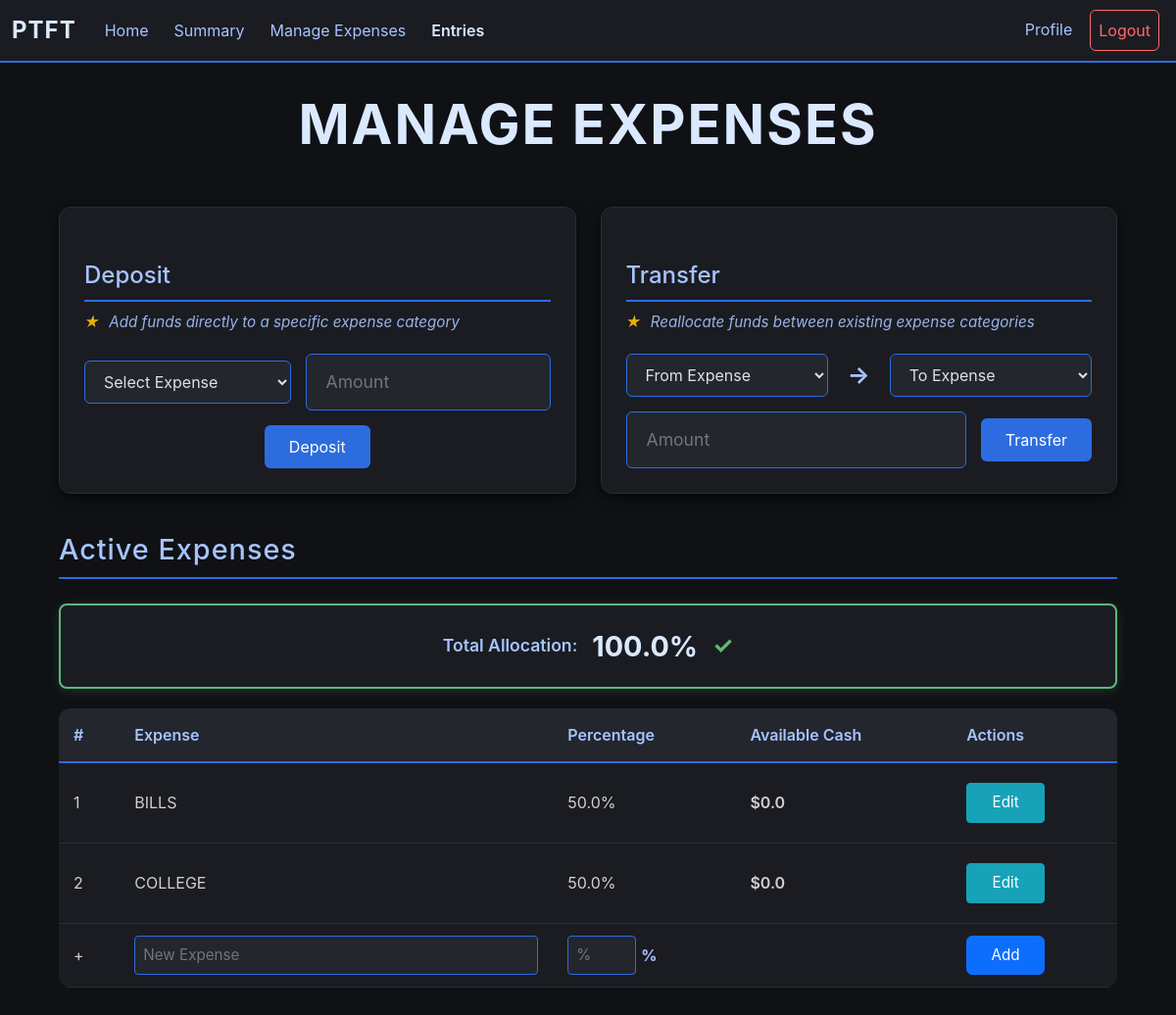
The app's page /expenses (signed in) with its own data.
### app/models.py (models this page shows, shortened)
class Expenses(db.Model):        #Stores all expense category per user
    id = db.Column(db.Integer, primary_key = True)
    user_id = db.Column(db.Integer, db.ForeignKey("user.id"))
    name = db.Column(db.String(25))
    percentage = db.Column(db.Float)
    status = db.Column(db.Boolean, default = True)      #Archive Status
    deleted = db.Column(db.Boolean, default = False)
    savings = db.Column(db.Float, default = 0.0)
    earnings = db.Column(db.Float, default = 0.0)
    spendings = db.Column(db.Float, default = 0.0)
    transferred = db.Column(db.Float, default = 0.0)
    balance = db.Column(db.Float, default = 0.0)
    credit_balance = db.Column(db.Float, default = 0.0)

### app/routes/expense.py (the view)
@expense.route("/expenses", methods = ["GET"])
def expenses():
    if helper.check_login():
        active_expenses = {}
        inactive_expenses = {}
        expense_data = {}       #Links expense id to total savings {expense_id: amount saved}
        snaps = Exp_Snap.query.filter_by(user_id = session["user_id"]).all()
        deposits = Transaction.query.filter_by(user_id = session["user_id"], deposit_status = True).all()
        expenses = Expenses.query.filter_by(user_id = session["user_id"]).all()
        for snap in snaps:      #Calculates net total from snapshots
            expense_data[snap.expense_id] = expense_data.get(snap.expense_id, 0.0) + (snap.expense_earnings - snap.total_spending)
        for deposit in deposits:        #Calculates total deposits per expense
            expense_data[deposit.expense_id] = expense_data.get(deposit.expense_id, 0.0) + deposit.amount
        for expense in expenses:        #Separates expense types between archived and unarchived
            if expense.status:
                active_expenses[expense] = round(expense_data.get(expense.id, 0.0), 2)
            else:
                inactive_expenses[expense] = round(expense_data.get(expense.id, 0.0), 2)
        allocation_check = [0, True]
        for expense in active_expenses:
            allocation_check[0] += expense.percentage
        if allocation_check[0] !=100:
            allocation_check[1] = False
        all_expenses = list(active_expenses.keys()) + list(inactive_expenses.keys())
        deposits = Transaction.query.filter_by(user_id = session["user_id"], deposit_status = True).all()
        return render_template("expenses.html", active_expenses = active_expenses, inactive_expenses = inactive_expenses, status = allocation_check, all_expenses = all_expenses, deposits = deposits)
    else:
        return redirect(url_for("user.login"))

### app/helper.py (called while the page is built)
def check_login():
    return "user_id" in session

### app/templates/expenses.html (shortened to what this page needs)
{% extends "budget_base.html"%}
{% block content %}
<div class="expense-container">
    <h1 class="main-title">MANAGE EXPENSES</h1>
    <div class="function-sections">
        {% if active_expenses %}
        <div class="function-section">
            <h2 class="function-title">Deposit</h2>
            <p class="function-helper-text"><span class="tip-star">★</span> Add funds directly to a specific expense category</p>
            <form action="/deposit" method="POST" class="inline-form">
                <select name="expense_id" required>
                    <option value="">Select Expense</option>
                </select>
                <div class="input-wrapper">
                    <input type="number" step="0.01" name="amount" placeholder="Amount" min="0" required>
                </div>
                <button type="submit" class="form-btn">Deposit</button>
            </form>
        </div>
        <div class="function-section">
            <h2 class="function-title">Transfer</h2>
            <p class="function-helper-text"><span class="tip-star">★</span> Reallocate funds between existing expense categories</p>
            <form action="/reallocate" method="POST" class="inline-form">
                <select name="from_expense" required>
                    <option value="">From Expense</option>
                </select>
                <span class="arrow">→</span>
                <select name="to_expense" required>
                    <option value="">To Expense</option>
                </select>
                <div class="input-wrapper">
                    <input type="number" step="0.01" name="amount" placeholder="Amount" min="0" required>
                </div>
                <button type="submit" class="form-btn">Transfer</button>
            </form>
        </div>
      {% endif %}
    </div>
    <h1 class="section-title">Active Expenses</h1>
    <div class="status-display-compact {% if status[1] %}status-perfect{% else %}status-error{% endif %}">
        <div class="status-compact-content">
            <span class="status-label">Total Allocation:</span>
            <span class="status-percentage-compact">{{status[0]}}%</span>
            {% if status[1] %}
                <span class="status-icon-compact perfect">✓</span>
            {% else %}
                <span class="status-icon-compact error">✗</span>
            {% endif %}
        </div>
    </div>
    <table class="expense-table">
        <thead>
            <tr>
                <th>#</th>
                <th>Expense</th>
                <th>Percentage</th>
                <th>Available Cash</th>
                <th>Actions</th>
            </tr>
        </thead>
        <tbody>
            {% for active_expense in active_expenses %}
            <tr class="log-row" data-row-id="active-{{active_expense.id}}">
                <td>{{loop.index}}</td>
                <td>
                    <div class="display-mode">
                        <span class="display-text">{{active_expense.name}}</span>
                    </div>
                </td>
                <td>
                    <div class="display-mode">
                        <span class="display-text">{{active_expense.percentage}}%</span>
                    </div>
                </td>
                <td class="cash-cell">${{active_expenses[active_expense]}}</td>
                <td>
                    <div class="display-mode">
                        <button class="btn btn-dark btn-info btn-sm edit-toggle-btn" onclick="toggleEdit('active-{{active_expense.id}}')">Edit</button>
                    </div>
                </td>
            </tr>
            {% endfor %}
            <tr class="add-row">
                <form action="/add_expense" method="POST">
                    <td>+</td>
                    <td><input type="text" name="expense_name" placeholder="New Expense" class="table-input" required></td>
                    <td>
                        <div class="percent-wrapper">
                            <input type="number" name="percent" placeholder="%" class="table-input percent-input" required>
                            <span class="percent-symbol">%</span>
                        </div>
                    </td>
                    <td></td>
                    <td><button type="submit" class="btn btn-primary">Add</button></td>
                </form>
            </tr>
        </tbody>
    </table>
</div>
{% endblock %}

### app/templates/budget_base.html (shortened to what this page needs)
<!doctype html>
<html lang="en-US">
  <head>
    {% block css %}
      <link rel="stylesheet" href="{{ url_for('static', filename='style.css') }}">
      <link href="https://cdn.jsdelivr.net/npm/bootstrap@5.3.8/dist/css/bootstrap.min.css" rel="stylesheet">
      <link rel="stylesheet" href="{{ url_for('static', filename='style.css') }}">
    {% endblock %}
  </head>
  <body>
    <nav class="navbar navbar-expand">
      <div class="container-fluid">
        <a class="navbar-brand" href="#">PTFT</a>
        <ul class="navbar-nav me-auto">
          <li class="nav-item">
            <a class="nav-link" href="/home">Home</a>
          </li>
          <li class="nav-item">
            <a class="nav-link" href="/summary">Summary</a>
          </li>
          <li class="nav-item">
            <a class="nav-link" href="/expenses">Manage Expenses</a>
          </li>
          <li class="nav-item">
            <a class="nav-link entries-link" href="/entry">Entries</a>
          </li>
        </ul>
        <ul class="navbar-nav ms-auto">
          <li class="nav-item">
            <a class="nav-link" href="/profile">Profile</a>
          </li>
          <li class="nav-item">
            <a class="nav-link logout" href="/logout">Logout</a>
          </li>
        </ul>
      </div>
    </nav>
    {% block content%}
    {% endblock%}
  </body>
</html>

### records on screen
Expenses: name "BILLS", percentage "50.0", active_expenses "0.0"
Expenses: name "COLLEGE", percentage "50.0", active_expenses "0.0"

### other values on screen
{{ status[0] }} "100.0"
